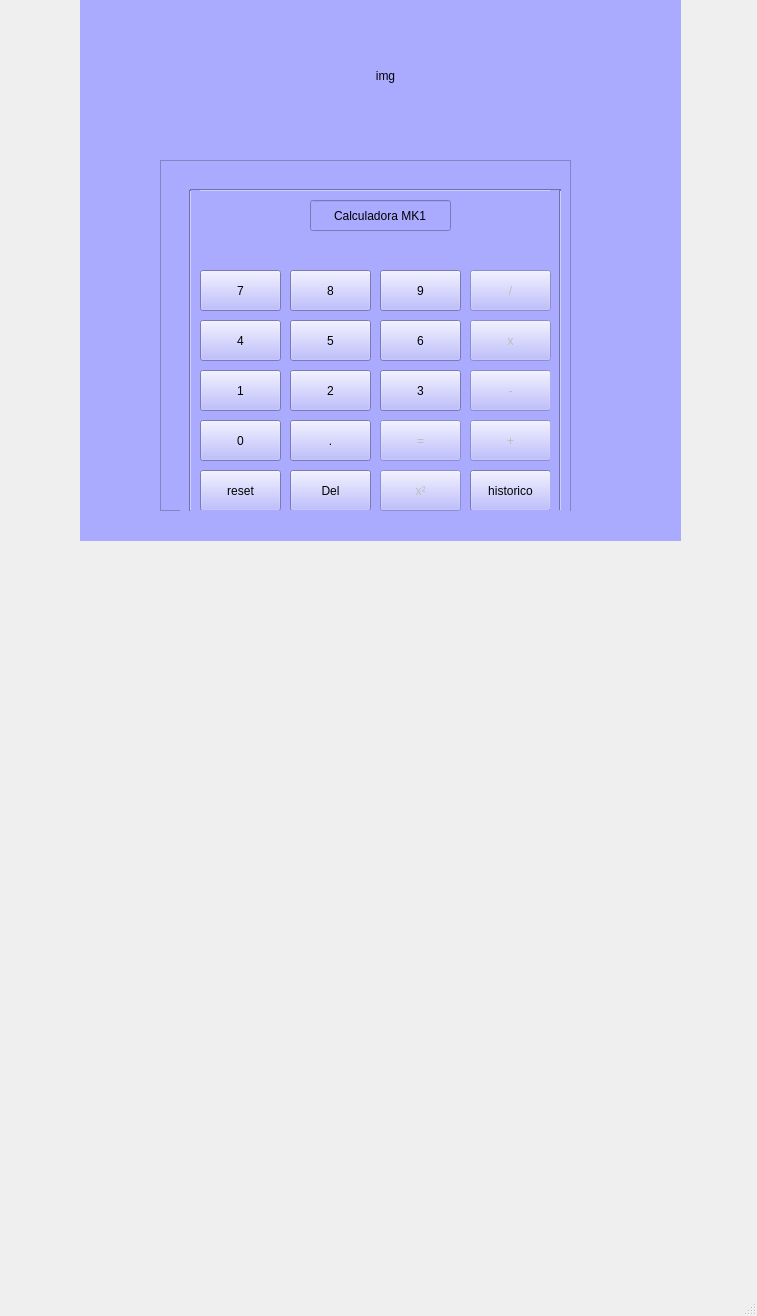
<?xml version="1.0" encoding="UTF-8"?>
<ui version="4.0">
 <class>MainWindow</class>
 <widget class="QMainWindow" name="MainWindow">
  <property name="geometry">
   <rect>
    <x>0</x>
    <y>0</y>
    <width>757</width>
    <height>1316</height>
   </rect>
  </property>
  <property name="windowTitle">
   <string>MainWindow</string>
  </property>
  <widget class="QWidget" name="centralwidget">
   <widget class="QStackedWidget" name="stackedWidget">
    <property name="geometry">
     <rect>
      <x>80</x>
      <y>0</y>
      <width>601</width>
      <height>541</height>
     </rect>
    </property>
    <property name="styleSheet">
     <string notr="true">background-color: rgb(170, 170, 255);</string>
    </property>
    <property name="currentIndex">
     <number>0</number>
    </property>
    <widget class="QWidget" name="page">
     <widget class="QFrame" name="frame">
      <property name="geometry">
       <rect>
        <x>80</x>
        <y>160</y>
        <width>411</width>
        <height>351</height>
       </rect>
      </property>
      <property name="frameShape">
       <enum>QFrame::StyledPanel</enum>
      </property>
      <property name="frameShadow">
       <enum>QFrame::Raised</enum>
      </property>
      <widget class="QPushButton" name="botao8">
       <property name="geometry">
        <rect>
         <x>130</x>
         <y>110</y>
         <width>81</width>
         <height>41</height>
        </rect>
       </property>
       <property name="text">
        <string>8</string>
       </property>
      </widget>
      <widget class="QLineEdit" name="nome">
       <property name="geometry">
        <rect>
         <x>150</x>
         <y>40</y>
         <width>141</width>
         <height>31</height>
        </rect>
       </property>
       <property name="text">
        <string>Calculadora MK1</string>
       </property>
       <property name="alignment">
        <set>Qt::AlignCenter</set>
       </property>
      </widget>
      <widget class="QPushButton" name="botao1">
       <property name="geometry">
        <rect>
         <x>40</x>
         <y>210</y>
         <width>81</width>
         <height>41</height>
        </rect>
       </property>
       <property name="text">
        <string>1</string>
       </property>
      </widget>
      <widget class="QPushButton" name="botaoponto">
       <property name="geometry">
        <rect>
         <x>130</x>
         <y>260</y>
         <width>81</width>
         <height>41</height>
        </rect>
       </property>
       <property name="text">
        <string>.</string>
       </property>
      </widget>
      <widget class="QLabel" name="tela">
       <property name="geometry">
        <rect>
         <x>40</x>
         <y>75</y>
         <width>351</width>
         <height>31</height>
        </rect>
       </property>
       <property name="styleSheet">
        <string notr="true">background-color: rgb(170, 170, 255);</string>
       </property>
       <property name="text">
        <string/>
       </property>
       <property name="alignment">
        <set>Qt::AlignCenter</set>
       </property>
      </widget>
      <widget class="QPushButton" name="botaomais">
       <property name="enabled">
        <bool>false</bool>
       </property>
       <property name="geometry">
        <rect>
         <x>310</x>
         <y>260</y>
         <width>81</width>
         <height>41</height>
        </rect>
       </property>
       <property name="text">
        <string>+</string>
       </property>
      </widget>
      <widget class="QPushButton" name="botaomenos">
       <property name="enabled">
        <bool>false</bool>
       </property>
       <property name="geometry">
        <rect>
         <x>310</x>
         <y>210</y>
         <width>81</width>
         <height>41</height>
        </rect>
       </property>
       <property name="text">
        <string>-</string>
       </property>
      </widget>
      <widget class="QPushButton" name="historico_page">
       <property name="geometry">
        <rect>
         <x>310</x>
         <y>310</y>
         <width>81</width>
         <height>41</height>
        </rect>
       </property>
       <property name="text">
        <string>historico</string>
       </property>
      </widget>
      <widget class="Line" name="line_3">
       <property name="geometry">
        <rect>
         <x>30</x>
         <y>20</y>
         <width>371</width>
         <height>20</height>
        </rect>
       </property>
       <property name="orientation">
        <enum>Qt::Horizontal</enum>
       </property>
      </widget>
      <widget class="QPushButton" name="Del">
       <property name="geometry">
        <rect>
         <x>130</x>
         <y>310</y>
         <width>81</width>
         <height>41</height>
        </rect>
       </property>
       <property name="text">
        <string>Del</string>
       </property>
      </widget>
      <widget class="QPushButton" name="botao0">
       <property name="geometry">
        <rect>
         <x>40</x>
         <y>260</y>
         <width>81</width>
         <height>41</height>
        </rect>
       </property>
       <property name="text">
        <string>0</string>
       </property>
      </widget>
      <widget class="QPushButton" name="botaoigual">
       <property name="enabled">
        <bool>false</bool>
       </property>
       <property name="geometry">
        <rect>
         <x>220</x>
         <y>260</y>
         <width>81</width>
         <height>41</height>
        </rect>
       </property>
       <property name="text">
        <string>=</string>
       </property>
      </widget>
      <widget class="QPushButton" name="botao5">
       <property name="geometry">
        <rect>
         <x>130</x>
         <y>160</y>
         <width>81</width>
         <height>41</height>
        </rect>
       </property>
       <property name="text">
        <string>5</string>
       </property>
      </widget>
      <widget class="QPushButton" name="botao3">
       <property name="geometry">
        <rect>
         <x>220</x>
         <y>210</y>
         <width>81</width>
         <height>41</height>
        </rect>
       </property>
       <property name="text">
        <string>3</string>
       </property>
      </widget>
      <widget class="Line" name="line_2">
       <property name="geometry">
        <rect>
         <x>20</x>
         <y>30</y>
         <width>20</width>
         <height>331</height>
        </rect>
       </property>
       <property name="orientation">
        <enum>Qt::Vertical</enum>
       </property>
      </widget>
      <widget class="QPushButton" name="botao4">
       <property name="geometry">
        <rect>
         <x>40</x>
         <y>160</y>
         <width>81</width>
         <height>41</height>
        </rect>
       </property>
       <property name="text">
        <string>4</string>
       </property>
      </widget>
      <widget class="QPushButton" name="reset">
       <property name="geometry">
        <rect>
         <x>40</x>
         <y>310</y>
         <width>81</width>
         <height>41</height>
        </rect>
       </property>
       <property name="text">
        <string>reset</string>
       </property>
      </widget>
      <widget class="QPushButton" name="botao2">
       <property name="geometry">
        <rect>
         <x>130</x>
         <y>210</y>
         <width>81</width>
         <height>41</height>
        </rect>
       </property>
       <property name="text">
        <string>2</string>
       </property>
      </widget>
      <widget class="QPushButton" name="botao7">
       <property name="geometry">
        <rect>
         <x>40</x>
         <y>110</y>
         <width>81</width>
         <height>41</height>
        </rect>
       </property>
       <property name="text">
        <string>7</string>
       </property>
      </widget>
      <widget class="Line" name="line_4">
       <property name="geometry">
        <rect>
         <x>390</x>
         <y>30</y>
         <width>20</width>
         <height>331</height>
        </rect>
       </property>
       <property name="orientation">
        <enum>Qt::Vertical</enum>
       </property>
      </widget>
      <widget class="QPushButton" name="botao9">
       <property name="geometry">
        <rect>
         <x>220</x>
         <y>110</y>
         <width>81</width>
         <height>41</height>
        </rect>
       </property>
       <property name="text">
        <string>9</string>
       </property>
      </widget>
      <widget class="QPushButton" name="botaodividir">
       <property name="enabled">
        <bool>false</bool>
       </property>
       <property name="geometry">
        <rect>
         <x>310</x>
         <y>110</y>
         <width>81</width>
         <height>41</height>
        </rect>
       </property>
       <property name="text">
        <string>/</string>
       </property>
      </widget>
      <widget class="Line" name="line">
       <property name="geometry">
        <rect>
         <x>30</x>
         <y>350</y>
         <width>371</width>
         <height>20</height>
        </rect>
       </property>
       <property name="orientation">
        <enum>Qt::Horizontal</enum>
       </property>
      </widget>
      <widget class="QPushButton" name="botao6">
       <property name="geometry">
        <rect>
         <x>220</x>
         <y>160</y>
         <width>81</width>
         <height>41</height>
        </rect>
       </property>
       <property name="text">
        <string>6</string>
       </property>
      </widget>
      <widget class="QPushButton" name="botaomult">
       <property name="enabled">
        <bool>false</bool>
       </property>
       <property name="geometry">
        <rect>
         <x>310</x>
         <y>160</y>
         <width>81</width>
         <height>41</height>
        </rect>
       </property>
       <property name="text">
        <string>x</string>
       </property>
      </widget>
      <widget class="QPushButton" name="botaoquadrado">
       <property name="enabled">
        <bool>false</bool>
       </property>
       <property name="geometry">
        <rect>
         <x>220</x>
         <y>310</y>
         <width>81</width>
         <height>41</height>
        </rect>
       </property>
       <property name="text">
        <string>x²</string>
       </property>
      </widget>
     </widget>
     <widget class="QLabel" name="img">
      <property name="geometry">
       <rect>
        <x>200</x>
        <y>10</y>
        <width>211</width>
        <height>131</height>
       </rect>
      </property>
      <property name="text">
       <string>img</string>
      </property>
      <property name="alignment">
       <set>Qt::AlignCenter</set>
      </property>
     </widget>
    </widget>
    <widget class="QWidget" name="page_historico">
     <widget class="QTableWidget" name="hist">
      <property name="geometry">
       <rect>
        <x>110</x>
        <y>60</y>
        <width>401</width>
        <height>331</height>
       </rect>
      </property>
      <column>
       <property name="text">
        <string>valor 1</string>
       </property>
      </column>
      <column>
       <property name="text">
        <string>operação</string>
       </property>
      </column>
      <column>
       <property name="text">
        <string>valor 2</string>
       </property>
      </column>
      <column>
       <property name="text">
        <string>resultado</string>
       </property>
      </column>
     </widget>
     <widget class="QPushButton" name="volta_page">
      <property name="geometry">
       <rect>
        <x>260</x>
        <y>500</y>
        <width>81</width>
        <height>23</height>
       </rect>
      </property>
      <property name="text">
       <string>VOLTA PAGINA</string>
      </property>
     </widget>
     <widget class="QPushButton" name="salvar_alteracao">
      <property name="geometry">
       <rect>
        <x>250</x>
        <y>400</y>
        <width>101</width>
        <height>31</height>
       </rect>
      </property>
      <property name="text">
       <string>SALVAR</string>
      </property>
     </widget>
    </widget>
    <widget class="QWidget" name="tela_login">
     <widget class="QFrame" name="frame_2">
      <property name="geometry">
       <rect>
        <x>70</x>
        <y>30</y>
        <width>421</width>
        <height>451</height>
       </rect>
      </property>
      <property name="frameShape">
       <enum>QFrame::StyledPanel</enum>
      </property>
      <property name="frameShadow">
       <enum>QFrame::Raised</enum>
      </property>
      <widget class="QLineEdit" name="usuario_login">
       <property name="geometry">
        <rect>
         <x>110</x>
         <y>230</y>
         <width>251</width>
         <height>20</height>
        </rect>
       </property>
       <property name="styleSheet">
        <string notr="true">background-color: rgb(85, 255, 255);
background-color: rgb(255, 255, 255);</string>
       </property>
       <property name="text">
        <string/>
       </property>
       <property name="alignment">
        <set>Qt::AlignCenter</set>
       </property>
       <property name="placeholderText">
        <string>Usuário</string>
       </property>
      </widget>
      <widget class="QLineEdit" name="senha_login">
       <property name="geometry">
        <rect>
         <x>110</x>
         <y>270</y>
         <width>251</width>
         <height>20</height>
        </rect>
       </property>
       <property name="styleSheet">
        <string notr="true">background-color: rgb(85, 255, 255);
background-color: rgb(255, 255, 255);</string>
       </property>
       <property name="text">
        <string/>
       </property>
       <property name="echoMode">
        <enum>QLineEdit::Password</enum>
       </property>
       <property name="alignment">
        <set>Qt::AlignCenter</set>
       </property>
       <property name="placeholderText">
        <string>Senha</string>
       </property>
      </widget>
      <widget class="QLabel" name="foto_login">
       <property name="geometry">
        <rect>
         <x>130</x>
         <y>60</y>
         <width>211</width>
         <height>131</height>
        </rect>
       </property>
       <property name="styleSheet">
        <string notr="true">background-color: rgb(85, 255, 255);</string>
       </property>
       <property name="text">
        <string>img2</string>
       </property>
       <property name="alignment">
        <set>Qt::AlignCenter</set>
       </property>
      </widget>
      <widget class="QPushButton" name="entra">
       <property name="geometry">
        <rect>
         <x>190</x>
         <y>350</y>
         <width>101</width>
         <height>41</height>
        </rect>
       </property>
       <property name="text">
        <string>ENTRA</string>
       </property>
      </widget>
      <widget class="QFrame" name="frame_4">
       <property name="geometry">
        <rect>
         <x>50</x>
         <y>300</y>
         <width>331</width>
         <height>51</height>
        </rect>
       </property>
       <property name="frameShape">
        <enum>QFrame::StyledPanel</enum>
       </property>
       <property name="frameShadow">
        <enum>QFrame::Raised</enum>
       </property>
       <widget class="QLabel" name="erro_us">
        <property name="geometry">
         <rect>
          <x>20</x>
          <y>20</y>
          <width>191</width>
          <height>21</height>
         </rect>
        </property>
        <property name="styleSheet">
         <string notr="true">background-color: rgb(255, 0, 0);</string>
        </property>
        <property name="text">
         <string>usuário ou senha incorretos</string>
        </property>
        <property name="alignment">
         <set>Qt::AlignCenter</set>
        </property>
       </widget>
       <widget class="QPushButton" name="fecha_msg_erro">
        <property name="geometry">
         <rect>
          <x>220</x>
          <y>20</y>
          <width>75</width>
          <height>23</height>
         </rect>
        </property>
        <property name="text">
         <string>X</string>
        </property>
       </widget>
      </widget>
      <widget class="QPushButton" name="cadastro">
       <property name="geometry">
        <rect>
         <x>190</x>
         <y>400</y>
         <width>101</width>
         <height>41</height>
        </rect>
       </property>
       <property name="text">
        <string>CADASTRO</string>
       </property>
      </widget>
     </widget>
     <widget class="QPushButton" name="voltar">
      <property name="geometry">
       <rect>
        <x>260</x>
        <y>490</y>
        <width>101</width>
        <height>41</height>
       </rect>
      </property>
      <property name="text">
       <string>VOLTAR</string>
      </property>
     </widget>
    </widget>
    <widget class="QWidget" name="tela_de_cadastro">
     <widget class="QLineEdit" name="novousuario">
      <property name="geometry">
       <rect>
        <x>230</x>
        <y>220</y>
        <width>111</width>
        <height>20</height>
       </rect>
      </property>
      <property name="styleSheet">
       <string notr="true">background-color: rgb(255, 255, 255);</string>
      </property>
      <property name="text">
       <string/>
      </property>
      <property name="alignment">
       <set>Qt::AlignCenter</set>
      </property>
      <property name="placeholderText">
       <string>USUARIO</string>
      </property>
     </widget>
     <widget class="QLineEdit" name="novasenha">
      <property name="geometry">
       <rect>
        <x>230</x>
        <y>300</y>
        <width>111</width>
        <height>20</height>
       </rect>
      </property>
      <property name="styleSheet">
       <string notr="true">background-color: rgb(255, 255, 255);</string>
      </property>
      <property name="text">
       <string/>
      </property>
      <property name="alignment">
       <set>Qt::AlignCenter</set>
      </property>
      <property name="placeholderText">
       <string>SENHA</string>
      </property>
     </widget>
     <widget class="QLabel" name="cadastroabaixo">
      <property name="geometry">
       <rect>
        <x>140</x>
        <y>70</y>
        <width>301</width>
        <height>71</height>
       </rect>
      </property>
      <property name="styleSheet">
       <string notr="true">background-color: rgb(255, 255, 255);</string>
      </property>
      <property name="text">
       <string>FAÇA SEU CADASTRO ABAIXO</string>
      </property>
      <property name="alignment">
       <set>Qt::AlignCenter</set>
      </property>
     </widget>
     <widget class="QLabel" name="ordemuser">
      <property name="enabled">
       <bool>false</bool>
      </property>
      <property name="geometry">
       <rect>
        <x>190</x>
        <y>190</y>
        <width>191</width>
        <height>20</height>
       </rect>
      </property>
      <property name="styleSheet">
       <string notr="true">background-color: rgb(255, 255, 255);</string>
      </property>
      <property name="text">
       <string>INSIRA SEU NOME DE USUARIO</string>
      </property>
      <property name="alignment">
       <set>Qt::AlignCenter</set>
      </property>
     </widget>
     <widget class="QLabel" name="ordemsenha">
      <property name="enabled">
       <bool>false</bool>
      </property>
      <property name="geometry">
       <rect>
        <x>190</x>
        <y>260</y>
        <width>191</width>
        <height>20</height>
       </rect>
      </property>
      <property name="styleSheet">
       <string notr="true">background-color: rgb(255, 255, 255);</string>
      </property>
      <property name="text">
       <string>INSIRA SUA SENHA</string>
      </property>
      <property name="alignment">
       <set>Qt::AlignCenter</set>
      </property>
     </widget>
     <widget class="QPushButton" name="cadastros">
      <property name="enabled">
       <bool>false</bool>
      </property>
      <property name="geometry">
       <rect>
        <x>210</x>
        <y>340</y>
        <width>151</width>
        <height>51</height>
       </rect>
      </property>
      <property name="text">
       <string>CADASTRAR</string>
      </property>
     </widget>
     <widget class="QPushButton" name="voltarlog">
      <property name="geometry">
       <rect>
        <x>210</x>
        <y>410</y>
        <width>151</width>
        <height>41</height>
       </rect>
      </property>
      <property name="text">
       <string>VOLTAR PARA LOGIN</string>
      </property>
     </widget>
    </widget>
    <widget class="QWidget" name="diario">
     <widget class="QFrame" name="frame_3">
      <property name="geometry">
       <rect>
        <x>10</x>
        <y>20</y>
        <width>591</width>
        <height>481</height>
       </rect>
      </property>
      <property name="frameShape">
       <enum>QFrame::StyledPanel</enum>
      </property>
      <property name="frameShadow">
       <enum>QFrame::Raised</enum>
      </property>
      <widget class="QLineEdit" name="diario_name">
       <property name="geometry">
        <rect>
         <x>220</x>
         <y>30</y>
         <width>161</width>
         <height>21</height>
        </rect>
       </property>
       <property name="styleSheet">
        <string notr="true">background-color: rgb(255, 170, 255);</string>
       </property>
       <property name="text">
        <string>titulo:</string>
       </property>
       <property name="alignment">
        <set>Qt::AlignCenter</set>
       </property>
      </widget>
      <widget class="QPushButton" name="tela_inicial">
       <property name="geometry">
        <rect>
         <x>270</x>
         <y>440</y>
         <width>75</width>
         <height>23</height>
        </rect>
       </property>
       <property name="text">
        <string>TELA INICIAL</string>
       </property>
      </widget>
      <widget class="QTextEdit" name="texto">
       <property name="geometry">
        <rect>
         <x>90</x>
         <y>70</y>
         <width>421</width>
         <height>361</height>
        </rect>
       </property>
      </widget>
     </widget>
    </widget>
   </widget>
  </widget>
  <widget class="QMenuBar" name="menubar">
   <property name="geometry">
    <rect>
     <x>0</x>
     <y>0</y>
     <width>757</width>
     <height>21</height>
    </rect>
   </property>
  </widget>
  <widget class="QStatusBar" name="statusbar"/>
 </widget>
 <resources/>
 <connections/>
</ui>
